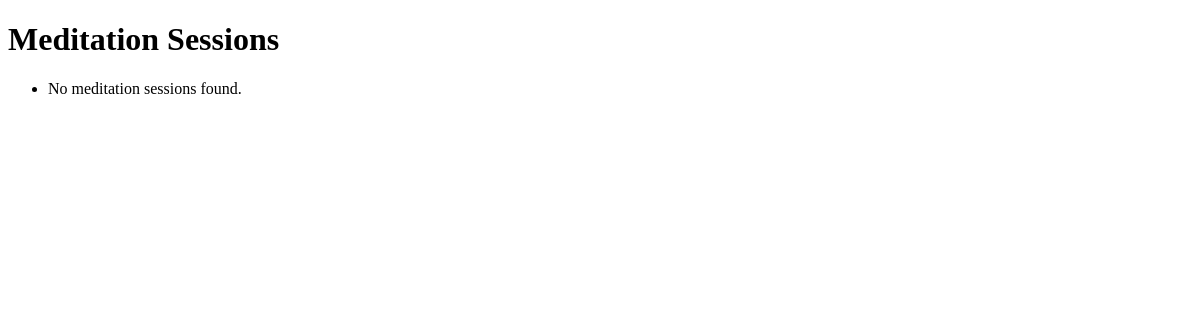
/meditations/, run on an earlier commit of the app's database.
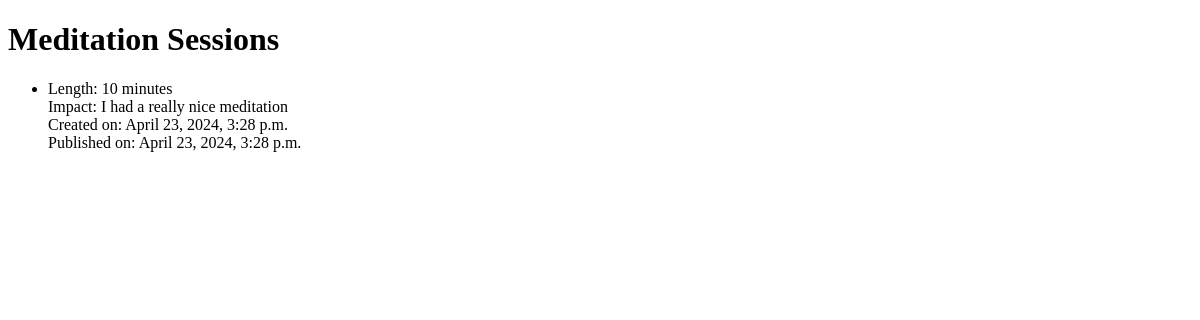
And on a later commit of the database.
### blog/models.py (models this page shows)
class Meditation(models.Model):
    author = models.ForeignKey(User, on_delete=models.CASCADE, null=True)
    person = models.ForeignKey(Person, on_delete=models.CASCADE, related_name='meditations')
    length = models.PositiveIntegerField(help_text="Duration in minutes")
    impact = models.CharField(max_length=255, blank=True, help_text="Descriptive impact on wellbeing")
    created_date = models.DateTimeField(auto_now_add=True)
    published_date = models.DateTimeField(null=True, blank=True)

### blog/views.py (the view)
# urls.py: path('meditations/', views.meditation_list, name='meditation_list'),
def meditation_list(request):
    meditations = Meditation.objects.filter(published_date__lte=timezone.now()).order_by('published_date')
    return render(request, 'blog/meditation_list.html', {'meditations': meditations})

### blog/templates/blog/meditation_list.html (shortened to what this page needs)
<!DOCTYPE html>
<html lang="en">
<head>
</head>
<body>
    <h1>Meditation Sessions</h1>
    <ul>
        {% for meditation in meditations %}
            <li>
                Length: {{ meditation.length }} minutes <br>
                Impact: {{ meditation.impact }} <br>
                Created on: {{ meditation.created_date }} <br>
                Published on: {{ meditation.published_date }}
            </li>
        {% empty %}
            <li>No meditation sessions found.</li>
        {% endfor %}
    </ul>
</body>
</html>

What changed in the data, as far as the page shows it:
added Meditation: length "10", impact "I had a really nice meditation", created_date "April 23, 2024, 3:28 p.m.", published_date "April 23, 2024, 3:28 p.m."
Also different on the page:
text no longer shown: "No meditation sessions found."
